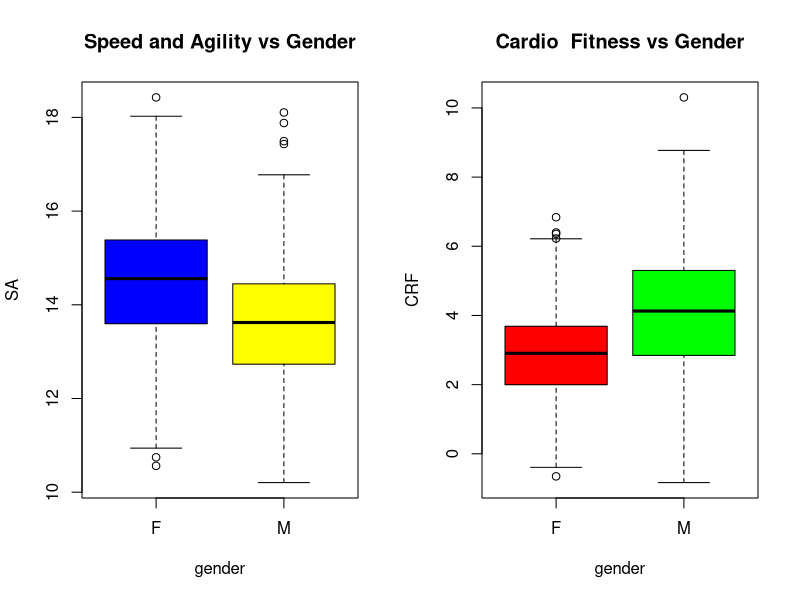
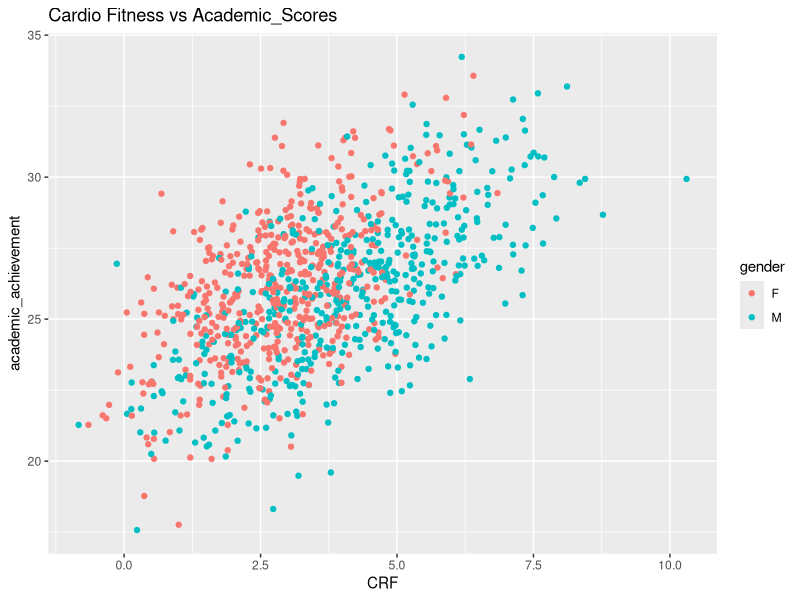
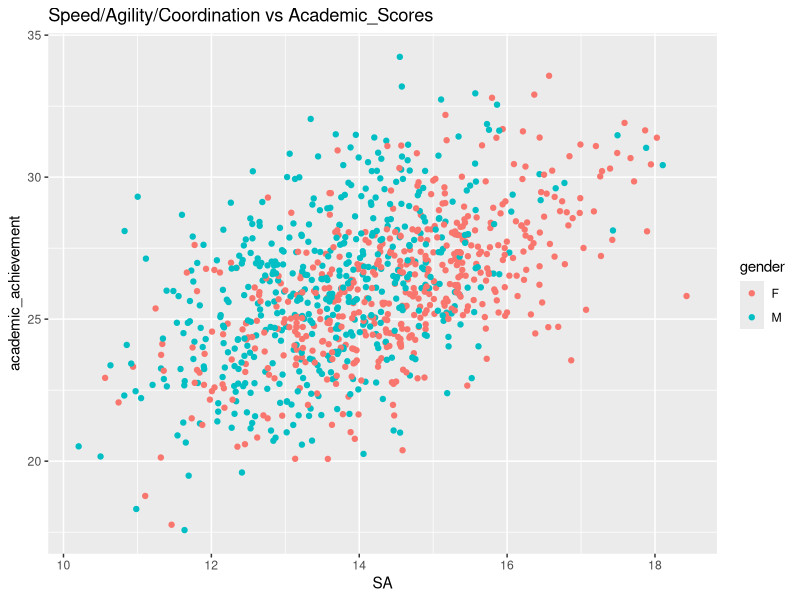

Write the R code that produced these figures, in order.
## ---- chunk 1
generateDataset<-function(N){
  set.seed(123)
  #Cardio Respiratory fitness
  gender<-sample(c("M", "F"), N, replace=TRUE, prob=c(.49, .502))
  CRF_Mean<-c(M=4.10, F=2.86)
  CRF_SD<-c(M=1.83, F=1.25)
  CRF<-rnorm(N, mean=CRF_Mean[gender],sd=CRF_SD[gender]) 
  
  HG_Mean<-c(M=15.38,F=13.78) #Handing grip ( kg)
  HG_SD<-c(M=3.45,F=3.08)
  HG<-rnorm(N, mean=HG_Mean[gender],sd=HG_SD[gender])
  
  #standing broad jump(cm)
  SB_Mean<-c(M=119.63,F=109.28) 
  SB_SD<-c(M=19.57,F=18.37)
  SB<-rnorm(N, mean=SB_Mean[gender],sd=SB_SD[gender])
  
  MF_Index<-function(HG,SB){
    a= (HG-mean(HG))/sd(HG)
    b= (SB-mean(SB))/sd(SB)
    return (a+b)
  }
  
  MF<-MF_Index(HG,SB)
  
  SA_Mean<-c(M=13.66,F=14.49) #Handing grip ( kg)
  SA_SD<-c(M=1.29,F=1.36)
  SA<-rnorm(N, mean=SA_Mean[gender],sd=SA_SD[gender]) # speed agility
  
  scores_mean<-c(M=7.34, F=7.69)
  scores_sd<-c(M=1.61,F=1.54)
  
  academic_achievement<-1+CRF+SA+1*(round(rnorm(N,mean=scores_mean[gender],scores_sd[gender]),1))
  
  data.frame(gender,CRF,HG,SB,MF,SA, academic_achievement)
}

N=1000
df<-generateDataset(N)
## ---- chunk 2
par(mfrow=c(1,2))
with(df,boxplot(SA~gender,  
                col = c("blue", "yellow"), main = "Speed and Agility vs Gender"))
with(df,boxplot(CRF~gender,  
                col = c("red", "green"), main = "Cardio  Fitness vs Gender"))

## ---- chunk 3
library(ggplot2)
h <-ggplot(df,aes(x=CRF, y=academic_achievement))
h + geom_point(aes(color=gender))+ggtitle("Cardio Fitness vs Academic_Scores")

h <-ggplot(df,aes(x=SA, y=academic_achievement))
h + geom_point(aes(color=gender))+ggtitle("Speed/Agility/Coordination vs Academic_Scores")
